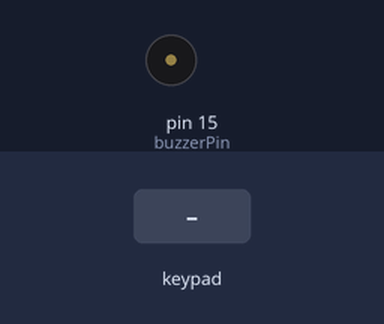
Simulated run of this sketch. Board: Arduino Uno, built with avr-gcc and run on an emulated ATmega328P. Parts: buzzer (waves = sounding). The inputs (shaded band) are chosen by the test bench. What the sketch prints to the serial monitor is not drawn.

Above: at 2.2 s.
2.3 s: key '*' pressed
At 2.7 s:
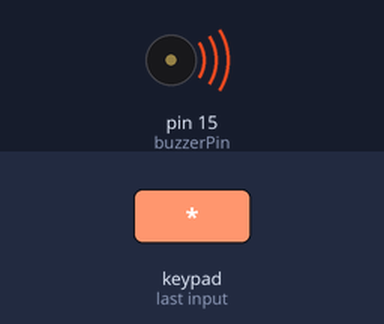
14.9 s: keypad keys 5 4 1 4 1 2 * pressed 0.4 s apart
At 18.6 s:
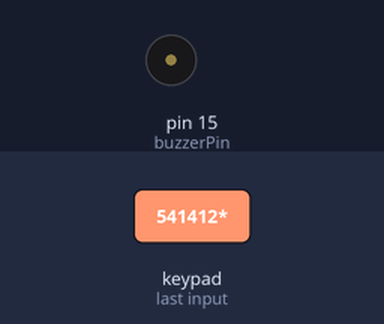
Timing chart, 0 to 20.1 s (numbered marks = the images above; inputs shaded):
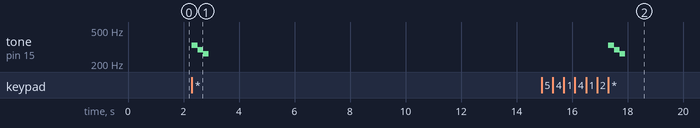

Measured:
- after the input at 2.3 s, tone on pin 15 (buzzerPin): silent → 330 Hz at once, → 294 Hz 0.20 s later, → 262 Hz 0.20 s later, → silent 0.20 s later
- after the input at 14.9 s, tone on pin 15 (buzzerPin): silent → 330 Hz after 2.4 s, → 294 Hz 0.20 s later, → 262 Hz 0.20 s later, → silent 0.20 s later

The sketch:

ESP8266-Keypad-Password-Entry-System.ino
```cpp
#include <Keypad.h>

// Definition of rows and columns based on connections
const byte ROWS = 4; // Four rows
const byte COLS = 4; // Four columns

// Key mapping
char keys[ROWS][COLS] = {
  {'1', '2', '3', 'A'},
  {'4', '5', '6', 'B'},
  {'7', '8', '9', 'C'},
  {'*', '0', '#', 'D'}
};

String password = "B1AC0D5";
String input = "";

// Pins connected to the rows of the keypad
byte rowPins[ROWS] = {5, 4, 14, 12}; // GPIO5, GPIO4, GPIO14, GPIO12

// Pins connected to the columns of the keypad
byte colPins[COLS] = {13, 0, 16, 2}; // GPIO13, GPIO0, GPIO16, GPIO2

// Pin for the buzzer
const int buzzerPin = 15; // Connect the buzzer to GPIO15

// Melodies
int melodyCorrect[] = {262, 294, 330}; // Notes for the correct melody (C, D, E)
int melodyIncorrect[] = {330, 294, 262}; // Notes for the incorrect melody (E, D, C)
int noteDuration = 200; // Duration of each note

// Create an instance of the keypad
Keypad keypad = Keypad(makeKeymap(keys), rowPins, colPins, ROWS, COLS);

void setup() {
  Serial.begin(115200);
  delay(1000); // Wait one second for the Serial Monitor to start
  Serial.println("-------------\nInsert The password: ");
  pinMode(buzzerPin, OUTPUT); // Set the buzzer pin as output
}

void loop() {
  char key = keypad.getKey();
  if (key) {
    if (key == '*') {
      // Check the password
      Serial.println();
      if (password == input) {
        Serial.println("-------------\nCorrect password!");
        playMelody(melodyCorrect, sizeof(melodyCorrect) / sizeof(melodyCorrect[0])); // Play correct melody
      } else {
        Serial.println("-------------\nIncorrect password!");
        playMelody(melodyIncorrect, sizeof(melodyIncorrect) / sizeof(melodyIncorrect[0])); // Play incorrect melody
      }
      delay(3000);
      input = ""; // Clear the input after checking
      Serial.print("-------------\nEnter the password: "); // Message to restart
    } else {
      input += key; // Add key to the input
      Serial.print(key); // Display the current input
    }
  }
}

// Function to play the melody
void playMelody(int* melody, int length) {
  for (int i = 0; i < length; i++) {
    tone(buzzerPin, melody[i], noteDuration); // Emit tone
    delay(noteDuration); // Wait for the note to finish
  }
  noTone(buzzerPin); // Stop the tone
}
```
